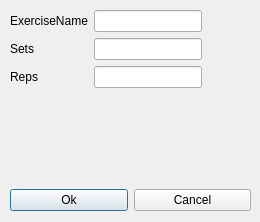
<?xml version="1.0" encoding="UTF-8"?>
<ui version="4.0">
 <class>NewExerciseDialog</class>
 <widget class="QDialog" name="NewExerciseDialog">
  <property name="geometry">
   <rect>
    <x>0</x>
    <y>0</y>
    <width>260</width>
    <height>222</height>
   </rect>
  </property>
  <property name="windowTitle">
   <string>Dialog</string>
  </property>
  <widget class="QWidget" name="verticalLayoutWidget">
   <property name="geometry">
    <rect>
     <x>10</x>
     <y>10</y>
     <width>241</width>
     <height>201</height>
    </rect>
   </property>
   <layout class="QVBoxLayout" name="MainLayout">
    <item>
     <layout class="QFormLayout" name="formLayout">
      <property name="fieldGrowthPolicy">
       <enum>QFormLayout::FieldsStayAtSizeHint</enum>
      </property>
      <item row="0" column="0">
       <widget class="QLabel" name="ExerciseName">
        <property name="text">
         <string>ExerciseName</string>
        </property>
       </widget>
      </item>
      <item row="0" column="1">
       <widget class="QLineEdit" name="ExerciseName_"/>
      </item>
      <item row="1" column="0">
       <widget class="QLabel" name="Sets">
        <property name="text">
         <string>Sets</string>
        </property>
       </widget>
      </item>
      <item row="1" column="1">
       <widget class="QLineEdit" name="Sets_"/>
      </item>
      <item row="2" column="0">
       <widget class="QLabel" name="Reps">
        <property name="text">
         <string>Reps</string>
        </property>
       </widget>
      </item>
      <item row="2" column="1">
       <widget class="QLineEdit" name="Reps_"/>
      </item>
      <item row="3" column="0">
       <spacer name="verticalSpacer">
        <property name="orientation">
         <enum>Qt::Vertical</enum>
        </property>
        <property name="sizeHint" stdset="0">
         <size>
          <width>20</width>
          <height>40</height>
         </size>
        </property>
       </spacer>
      </item>
     </layout>
    </item>
    <item>
     <layout class="QHBoxLayout" name="ButtonLayout">
      <item>
       <widget class="QPushButton" name="OK">
        <property name="text">
         <string>Ok</string>
        </property>
       </widget>
      </item>
      <item>
       <widget class="QPushButton" name="Cancel">
        <property name="text">
         <string>Cancel</string>
        </property>
       </widget>
      </item>
     </layout>
    </item>
   </layout>
  </widget>
  <zorder>verticalLayoutWidget</zorder>
  <zorder>OK</zorder>
 </widget>
 <resources/>
 <connections/>
</ui>
